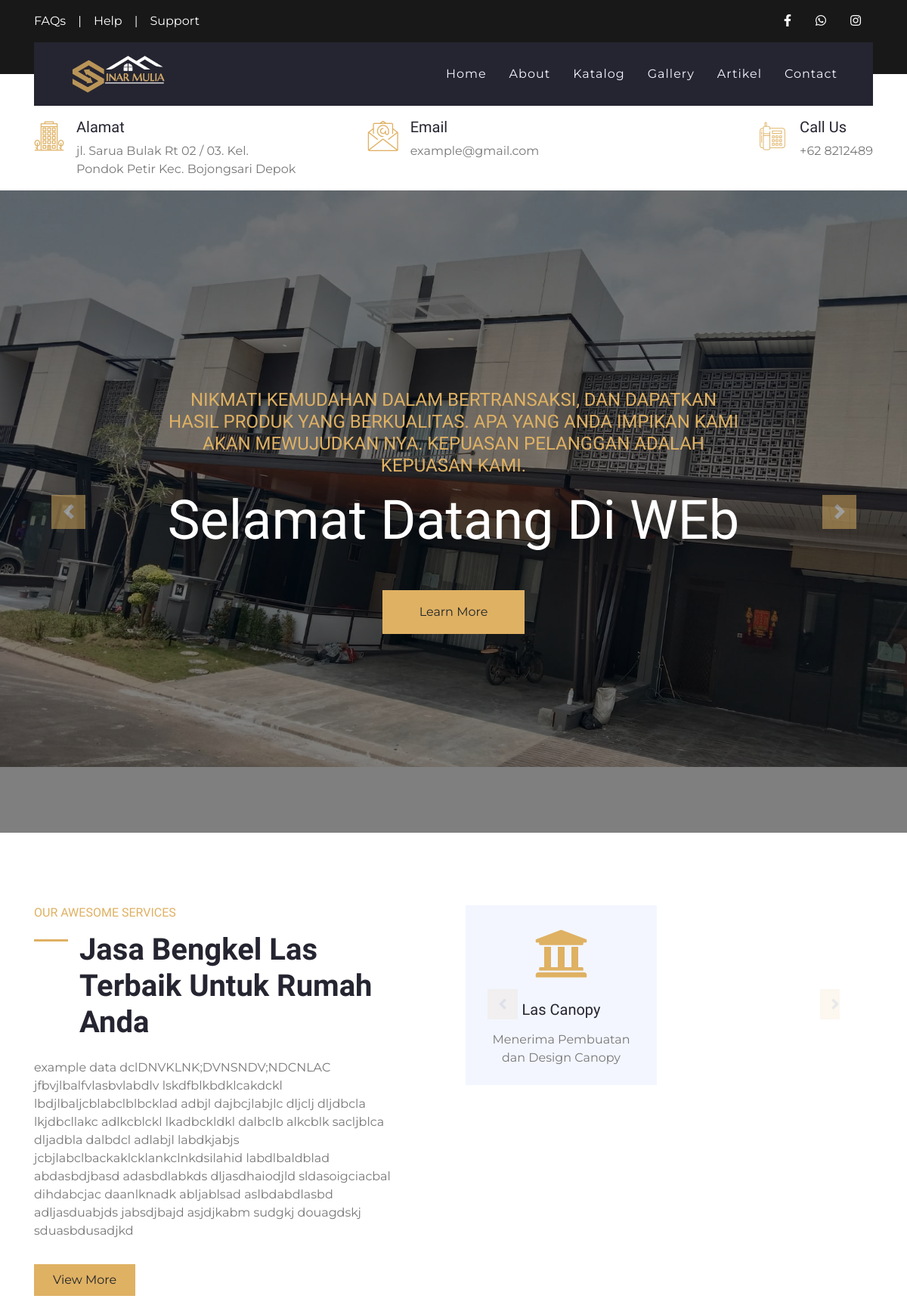
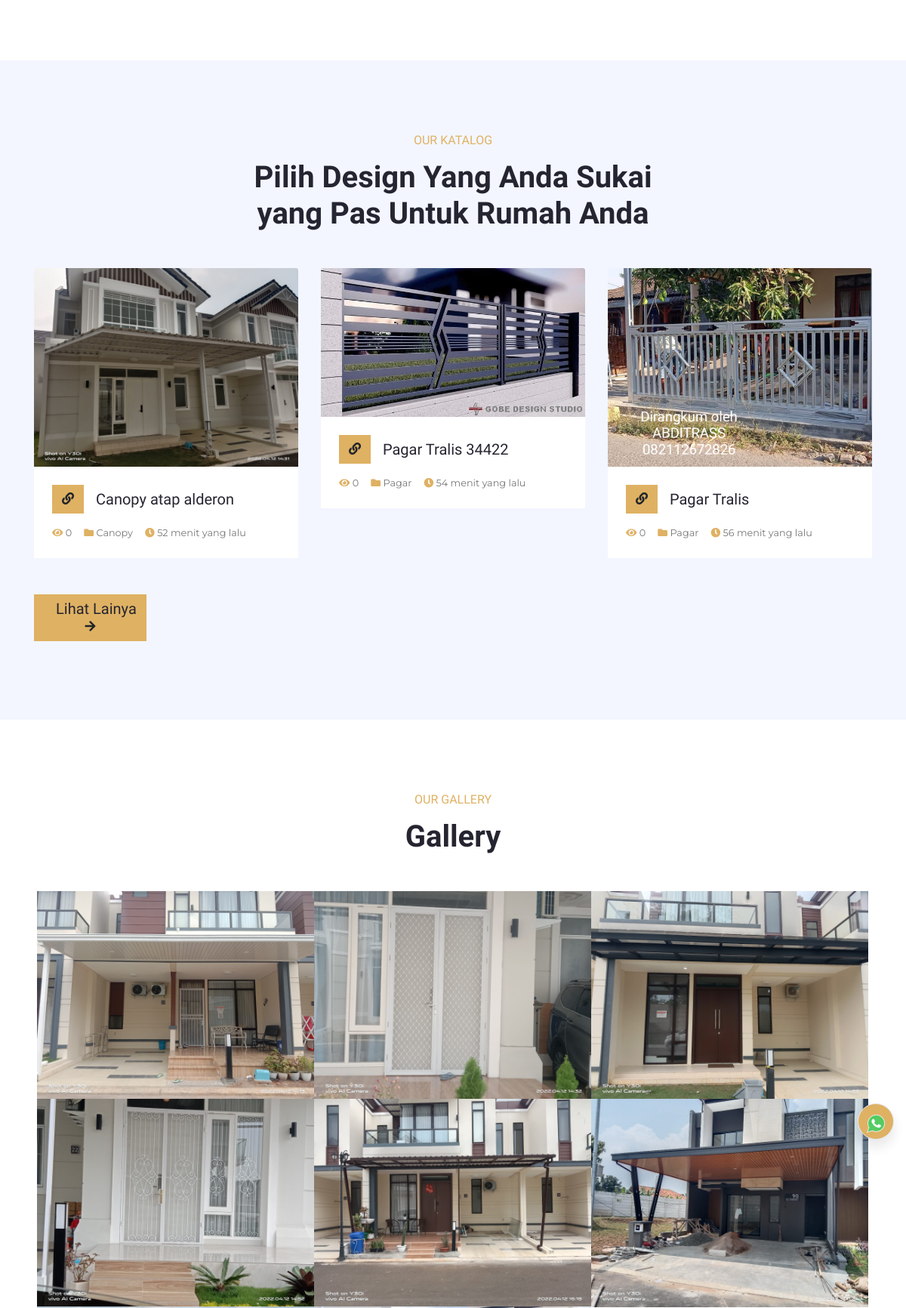
The page / (upper part) on the database its author committed (2 pictures, top to bottom).
### tables this page shows
CREATE TABLE `set_profil`  (
  `profil_id` int(11) NOT NULL AUTO_INCREMENT,
  `nama` varchar(50) NULL DEFAULT NULL,
  `alamat` varchar(100) NULL DEFAULT NULL,
  `deskripsi` text NULL,
  `logo` text NULL,
  `foto` text NULL,
  `kontak_id` int(11) NULL DEFAULT NULL,
  `company_name` varchar(50) NULL DEFAULT NULL,
  `web_url` text NULL,
  PRIMARY KEY (`profil_id`) USING BTREE
);

CREATE TABLE `set_hero`  (
  `hero_id` int(11) NOT NULL AUTO_INCREMENT,
  `judul` varchar(50) NOT NULL,
  `paragraf` text NOT NULL,
  `foto` varchar(100) NOT NULL,
  `is_active` int(11) NOT NULL,
  `link` varchar(100) NULL DEFAULT NULL,
  `class` varchar(20) NULL DEFAULT NULL,
  PRIMARY KEY (`hero_id`) USING BTREE
);

CREATE TABLE `ref_produk`  (
  `produk_id` int(11) NOT NULL AUTO_INCREMENT,
  `nama_produk` varchar(100) NOT NULL,
  `kategori` varchar(30) NOT NULL,
  `deskripsi` text NOT NULL,
  `foto` varchar(100) NOT NULL,
  `date_post` datetime NOT NULL,
  `slug` varchar(100) NULL DEFAULT NULL,
  `harga` varchar(20) NULL DEFAULT NULL,
  `best` int(11) NULL DEFAULT NULL,
  PRIMARY KEY (`produk_id`) USING BTREE
);

CREATE TABLE `gallery`  (
  `gallery_id` int(11) NOT NULL AUTO_INCREMENT,
  `nama_foto` varchar(100) NULL DEFAULT NULL,
  `foto` text NULL,
  `date_post` date NULL DEFAULT NULL,
  `projek_id` int(11) NULL DEFAULT NULL,
  `produk_id` int(11) NULL DEFAULT NULL,
  `token` varchar(100) NULL DEFAULT NULL,
  PRIMARY KEY (`gallery_id`) USING BTREE
);

### application/controllers/Home.php (called while the page is built, shortened)
<?php
class Home extends CI_Controller
{
    public function __construct()
    {
        $this->load->model('M_home', 'home');
        $this->load->model('admin/Profil_m', 'profil');
        $this->load->library('session');
    }
    public function index()
    {
        $data = [
            'judul' => $this->profil->get_profile('nama'),
            'perusahaan' => $this->profil->get_profile('nama'),
            'logo' => $this->profil->get_profile('logo'),
            'alamat' => $this->profil->get_profile('alamat'),
            'whatsap' => $this->profil->get_kontak('whatsap'),
            'facebook' => $this->profil->get_kontak('facebook'),
            'instagram' => $this->profil->get_kontak('instagram'),
            'email' => $this->profil->get_kontak('email'),
            'telpon' => $this->profil->get_kontak('telpon'),
            'foto' => $this->profil->get_profile('foto'),
            'slide' => $this->home->get_slide()->result(),
            'dataKatalog' => $this->home->get_katalog()->result(),
            'gallery' => $this->home->get_gallery()->result(),
            'bsproduk' => $this->home->get_bsproduk()->result(),
            'testimoni' => $this->home->get_testimoni()->result(),
            'artikel' => $this->home->get_artikel()->result(),
            'deskripsi' => $this->profil->get_profile('deskripsi'),
        ];
        $this->load->view('layout/header', $data);
        $this->load->view('layout/navbar', $data);
        $this->load->view('pages/home_v', $data);
        $this->load->view('layout/footer', $data);
    }
}

### index.php (called while the page is built, shortened)
<?php
require_once BASEPATH.'core/CodeIgniter.php';

### application/models/admin/Profil_m.php (called while the page is built, shortened)
<?php
class Profil_m extends CI_Model
{
    public function get_profile($varams)
    {
        $query = $this->db->get('set_profil')->row();
        $data = $query->$varams;
        return $data;
    }
}

### application/models/M_home.php (called while the page is built, shortened)
<?php
class M_home extends CI_Model
{
    public function get_slide()
    {
        $this->db->select('*');
        $this->db->from('set_hero');
        $this->db->where('is_active', 1);
        $this->db->order_by('hero_id', 'DESC');
        $query = $this->db->get();
        return $query;
    }
    public function get_katalog()
    {
        $this->db->select('*');
        $this->db->from('ref_produk');
        $this->db->order_by('produk_id', 'DESC');
        $this->db->limit(6);
        $query = $this->db->get();
        return $query;
    }
    public function get_gallery()
    {
        $this->db->select('*');
        $this->db->from('gallery');
        $this->db->where('token', 1);
        $this->db->order_by('gallery_id', 'DESC');
        $this->db->limit(12);
        $query = $this->db->get();
        return $query;
    }
    public function get_bsproduk()
    {
        $this->db->select('*');
        $this->db->from('gallery a');
        $this->db->join('ref_produk b', 'a.produk_id=b.produk_id');
        $this->db->where('a.token', 2);
        $this->db->order_by('gallery_id', 'DESC');
        $query = $this->db->get();
        return $query;
    }
    public function get_testimoni()
    {
        $this->db->select('*');
        $this->db->from('testimoni');
        $this->db->where('is_active', 1);
        $this->db->order_by('id_testi', 'DESC');
        $query = $this->db->get();
        return $query;
    }
    public function get_artikel()
    {
        $this->db->select('*');
        $this->db->from('artikel a');
        $this->db->order_by('artikel_id', 'DESC');
        $this->db->limit(12);
        $query = $this->db->get();
        return $query;
    }
}

### application/views/pages/home_v.php (the view, shortened to what this page needs)
<?php
function waktu_lalu($timestamp)
{
    $selisih = time() - strtotime($timestamp);
    $detik = $selisih;
    $menit = round($selisih / 60);
    $jam = round($selisih / 3600);
    $hari = round($selisih / 86400);
    $minggu = round($selisih / 604800);
    $bulan = round($selisih / 2419200);
    $tahun = round($selisih / 29030400);
    if ($detik <= 60) {
        $waktu = $detik . ' detik yang lalu';
    } else if ($menit <= 60) {
        $waktu = $menit . ' menit yang lalu';
    } else if ($jam <= 24) {
        $waktu = $jam . ' jam yang lalu';
    } else if ($hari <= 7) {
        $waktu = $hari . ' hari yang lalu';
    } else if ($minggu <= 4) {
        $waktu = $minggu . ' minggu yang lalu';
    } else if ($bulan <= 12) {
        $waktu = $bulan . ' bulan yang lalu';
    } else {
        $waktu = $tahun . ' tahun yang lalu';
    }
    return $waktu;
}
?>
<div class="container-fluid p-0">
    <div id="header-carousel" class="carousel slide" data-ride="carousel">
        <div class="carousel-inner">
            <?php foreach ($slide as $hero) : ?>
                <div class="carousel-item <?= $hero->class ?>">
                    <img class="w-100" src="<?= base_url() ?>assets/upload/gallery/<?= $hero->foto ?>" alt="Image" height="850">
                    <div class="carousel-caption d-flex flex-column align-items-center justify-content-center">
                        <div class="p-3" style="max-width: 800px;">
                            <h4 class="text-primary text-uppercase font-weight-normal mb-md-3"><?= $hero->paragraf ?></h4>
                            <h3 class="display-3 text-white mb-md-4"><?= $hero->judul ?></h3>
                            <a href="<?= $hero->link ?>" class="btn btn-primary py-md-3 px-md-5 mt-2 mt-md-4">Learn More</a>
                        </div>
                    </div>
                </div>
            <?php endforeach ?>
        </div>
        <a class="carousel-control-prev" href="#header-carousel" data-slide="prev">
            <div class="btn btn-primary" style="width: 45px; height: 45px;">
                <span class="carousel-control-prev-icon mb-n2"></span>
            </div>
        </a>
        <a class="carousel-control-next" href="#header-carousel" data-slide="next">
            <div class="btn btn-primary" style="width: 45px; height: 45px;">
                <span class="carousel-control-next-icon mb-n2"></span>
            </div>
        </a>
    </div>
</div>
<div class="container-fluid py-5">
    <div class="container py-5">
        <div class="row">
            <div class="col-lg-6 pr-lg-5">
                <h6 class="text-primary font-weight-normal text-uppercase mb-3">Our Awesome Services</h6>
                <h1 class="mb-4 section-title">
                    Jasa Bengkel Las Terbaik Untuk Rumah Anda</h1>
                <p><?= $deskripsi ?></p>
                <a href="" class="btn btn-primary mt-3 py-2 px-4">View More</a>
            </div>
            <div class="col-lg-6 p-0 pt-5 pt-lg-0">
                <div class="owl-carousel service-carousel position-relative">
                    <div class="d-flex flex-column text-center bg-light mx-3 p-4">
                        <h3 class=" display-3 font-weight-normal text-primary mb-3"> <i class="fas fa-university"></i></h3>
                        <h5 class="mb-3">Las Canopy</h5>
                        <p class="m-0">Menerima Pembuatan dan Design Canopy</p>
                    </div>
                    <div class="d-flex flex-column text-center bg-light mx-3 p-4">
                        <h3 class=" display-3 font-weight-normal text-primary mb-3"> <i class="fas fa-gopuram"></i></h3>
                        <h5 class="mb-3">Raling Tangga</h5>
                        <p class="m-0">Jasa Pembuatan Raling Tangga</p>
                    </div>
                </div>
            </div>
        </div>
    </div>
</div>
<div class="container-fluid bg-light pt-5">
    <div class="container py-5">
        <div class="row justify-content-center">
            <div class="col-lg-6 col-md-8 col text-center mb-4">
                <h6 class="text-primary font-weight-normal text-uppercase mb-3">Our Katalog</h6>
                <h1 class="mb-4">Pilih Design Yang Anda Sukai yang Pas Untuk Rumah Anda</h1>
            </div>
        </div>
        <div class="row pb-3">
            <?php foreach ($dataKatalog as $katalog) : ?>
                <?php $id = $katalog->produk_id;
                $visitorprod = $this->db->query("SELECT * FROM section_visit WHERE produk_id='" . $id . "'")->num_rows(); ?>
                <div class="col-md-4 mb-4">
                    <div class="card border-0 mb-2">
                        <img class="card-img-top" src="<?= base_url() ?>assets/upload/gallery/<?= $katalog->foto ?>" alt="">
                        <div class="card-body bg-white p-4">
                            <div class="d-flex align-items-center mb-3">
                                <a class="btn btn-primary" href="<?= base_url() ?>katalog/detailproduk/<?= $katalog->slug ?>/<?= $katalog->produk_id ?>"><i class="fa fa-link"></i></a>
                                <a href="<?= base_url() ?>katalog/detailproduk/<?= $katalog->slug ?>/<?= $katalog->produk_id ?>">
                                    <h5 class="m-0 ml-3 text-truncate"><?= $katalog->nama_produk ?></h5>
                                </a>
                            </div>
                            <div class="d-flex">
                                <small class="mr-3"><i class="fa fa-eye text-primary"></i> <?= $visitorprod ?></small>
                                <small class="mr-3"><i class="fa fa-folder text-primary"></i> <?= $katalog->kategori ?></small>
                                <small class="mr-3"><i class="fa fa-clock text-primary"></i> <?= waktu_lalu($katalog->date_post) ?></small>
                            </div>
                        </div>
                    </div>
                </div>
            <?php endforeach ?>
        </div>
        <div class="row pb-3">
            <div class="col-md-4 mb-4">
                <div class="d-flex align-items-center mb-3">
                    <a class="btn btn-primary" href="<?= base_url() ?>katalog">
                        <h5 class=" m-0 ml-3 text-truncate">Lihat Lainya </h5> <i class="fa fa-arrow-right "></i>
                    </a>
                </div>
            </div>
        </div>
    </div>
</div>
<div class="container-fluid py-5">
    <div class="container py-5">
        <div class="row justify-content-center">
            <div class="col-lg-6 col-md-8 col text-center mb-4">
                <h6 class="text-primary font-weight-normal text-uppercase mb-3">Our Gallery</h6>
                <h1 class="mb-4">Gallery</h1>
            </div>
        </div>
        <div class="row mx-1 portfolio-container">
            <?php foreach ($gallery as $row) : ?>
                <div class="col-lg-4 col-md-6 col-sm-12 p-0 portfolio-item <?= $row->nama_foto ?>">
                    <div class="position-relative overflow-hidden">
                        <div class="portfolio-img d-flex align-items-center justify-content-center">
                            <img class="img-fluid" src="<?= base_url() ?>assets/upload/gallery/<?= $row->foto ?>" alt="">
                        </div>
                    </div>
                </div>
            <?php endforeach ?>
        </div>
    </div>
</div>

### application/views/layout/navbar.php (shortened to what this page needs)
<div class="container-fluid bg-dark py-3">
    <div class="container">
        <div class="row">
            <div class="col-md-6 text-center text-lg-left mb-2 mb-lg-0">
                <div class="d-inline-flex align-items-center">
                    <a class="text-white pr-3" href="">FAQs</a>
                    <span class="text-white">|</span>
                    <a class="text-white px-3" href="">Help</a>
                    <span class="text-white">|</span>
                    <a class="text-white pl-3" href="">Support</a>
                </div>
            </div>
            <div class="col-md-6 text-center text-lg-right">
                <div class="d-inline-flex align-items-center">
                    <a class="text-white px-3" href="<?= $facebook ?>">
                        <i class="fab fa-facebook-f"></i>
                    </a>
                    <a class="text-white px-3" href="<?= $whatsap ?>">
                        <i class="fab fa-whatsapp"></i>
                    </a>
                    <a class="text-white px-3" href="<?= $instagram ?>">
                        <i class="fab fa-instagram"></i>
                    </a>
                </div>
            </div>
        </div>
    </div>
</div>
<div class="container-fluid position-relative nav-bar p-0">
    <div class="container position-relative" style="z-index: 9;">
        <nav class="navbar navbar-expand-lg bg-secondary navbar-dark py-3 py-lg-0 pl-3 pl-lg-5">
            <a href="" class="navbar-brand">
                <img src="<?= base_url() ?>assets/upload/logo/<?= $logo ?>" alt="" height="50">
            </a>
            <div class="collapse navbar-collapse justify-content-between px-3" id="navbarCollapse">
                <div class="navbar-nav ml-auto py-0">
                    <a href="<?= base_url() ?>" class="nav-item nav-link ">Home</a>
                    <a href="<?= base_url('about') ?>" class="nav-item nav-link">About</a>
                    <a href="<?= base_url('katalog') ?>" class="nav-item nav-link">Katalog</a>
                    <a href="<?= base_url('gallery') ?>" class="nav-item nav-link">Gallery</a>
                    <a href="<?= base_url('artikel') ?>" class="nav-item nav-link">Artikel</a>
                    <a href="<?= base_url('contact') ?>" class="nav-item nav-link">Contact</a>
                </div>
            </div>
        </nav>
    </div>
</div>
<div class="container-fluid bg-white py-3">
    <div class="container">
        <div class="row">
            <div class="col-lg-4 text-left mb-3 mb-lg-0">
                <div class="d-inline-flex text-left">
                    <h1 class="flaticon-office font-weight-normal text-primary m-0 mr-3"></h1>
                    <div class="d-flex flex-column">
                        <h5>Alamat</h5>
                        <p class="m-0"><?= $alamat ?></p>
                    </div>
                </div>
            </div>
            <div class="col-lg-4 text-left text-lg-center mb-3 mb-lg-0">
                <div class="d-inline-flex text-left">
                    <h1 class="flaticon-email font-weight-normal text-primary m-0 mr-3"></h1>
                    <div class="d-flex flex-column">
                        <h5>Email</h5>
                        <p class="m-0"><?= $email ?></p>
                    </div>
                </div>
            </div>
            <div class="col-lg-4 text-left text-lg-right mb-3 mb-lg-0">
                <div class="d-inline-flex text-left">
                    <h1 class="flaticon-telephone font-weight-normal text-primary m-0 mr-3"></h1>
                    <div class="d-flex flex-column">
                        <h5>Call Us</h5>
                        <p class="m-0">+62 <?= $telpon ?></p>
                    </div>
                </div>
            </div>
        </div>
    </div>
</div>

### rows shown on the page
set_profil: logo (picture), alamat "jl. Sarua Bulak Rt 02 / 03. Kel. Pondok Petir Kec. Bojongsari Depok", deskripsi "example data dclDNVKLNK;DVNSNDV;NDCNLAC jfbvjlbalfvlasbvlabdlv lskdfblkbdklcakdckl lbdjlbaljcblabclblbcklad adbjl dajbcjlabjlc dljclj dljdbcla lkjdbcllakc adlkcblckl lkadbckldkl dalbclb alkcblk sacljblca dljadbla dalbdcl adlabjl labdkjabjs jcbjlabclbackaklcklankclnkdsilahid labdlbaldblad abdasbdjbasd adasbdlabkds dljasdhaiodjld sldasoigciacbal dihdabcjac daanlknadk abljablsad aslbdabdlasbd adljasduabjds jabsdjbajd asjdjkabm sudgkj douagdskj sduasbdusadjkd"
set_hero: foto (picture), paragraf "NIKMATI KEMUDAHAN DALAM BERTRANSAKSI, DAN DAPATKAN HASIL PRODUK YANG BERKUALITAS. APA YANG ANDA IMPIKAN KAMI AKAN MEWUJUDKAN NYA. KEPUASAN PELANGGAN ADALAH KEPUASAN KAMI.", judul "Selamat Datang Di WEb"
ref_produk: foto (picture), nama_produk "Canopy atap alderon", visitorprod "0", kategori "Canopy", date_post "52 menit yang lalu"
ref_produk: foto (picture), nama_produk "Pagar Tralis 34422", visitorprod "0", kategori "Pagar", date_post "54 menit yang lalu"
ref_produk: foto (picture), nama_produk "Pagar Tralis", visitorprod "0", kategori "Pagar", date_post "56 menit yang lalu"
gallery: foto (picture)
gallery: foto (picture)
gallery: foto (picture)
gallery: foto (picture)
gallery: foto (picture)
gallery: foto (picture)

### other values the page prints
$email "example@gmail.com"
$telpon "8212489"
